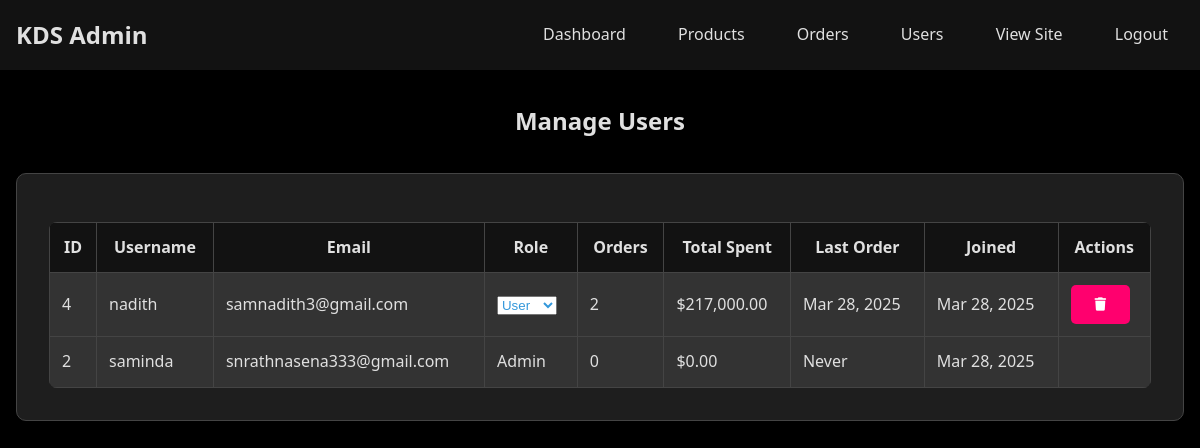
Screenshot of /admin/users.php (signed in) with the database file from the repository.
### tables this page shows
CREATE TABLE IF NOT EXISTS `users` (
  `id` int(11) NOT NULL,
  `username` varchar(50) NOT NULL,
  `password` varchar(255) NOT NULL,
  `email` varchar(100) NOT NULL,
  `role` enum('user','admin') DEFAULT 'user',
  `created_at` timestamp NOT NULL DEFAULT CURRENT_TIMESTAMP
);

### admin/users.php (the view, shortened to what this page needs)
<?php
require_once '../config.php';
$users = $conn->query("
    SELECT u.*,
           COUNT(DISTINCT o.id) as order_count,
           COALESCE(SUM(o.total_amount), 0) as total_spent,
           MAX(o.created_at) as last_order_date
    FROM users u
    LEFT JOIN orders o ON u.id = o.user_id
    GROUP BY u.id
    ORDER BY u.created_at DESC
")->fetchAll(PDO::FETCH_ASSOC);
?>
<!DOCTYPE html>
<html lang="en">
<head>
    <link rel="stylesheet" href="../css/style.css">
    <link rel="stylesheet" href="https://cdnjs.cloudflare.com/ajax/libs/font-awesome/6.0.0/css/all.min.css">
</head>
<body>
    <header>
        <nav>
            <div class="logo">
                <h1>KDS Admin</h1>
            </div>
            <div class="nav-links">
                <a href="index.php">Dashboard</a>
                <a href="products.php">Products</a>
                <a href="orders.php">Orders</a>
                <a href="users.php">Users</a>
                <a href="../">View Site</a>
                <a href="../logout.php">Logout</a>
            </div>
        </nav>
    </header>
    <main class="admin-container">
        <h2>Manage Users</h2>
        <div class="admin-card">
            <table class="admin-table">
                <thead>
                    <tr>
                        <th>ID</th>
                        <th>Username</th>
                        <th>Email</th>
                        <th>Role</th>
                        <th>Orders</th>
                        <th>Total Spent</th>
                        <th>Last Order</th>
                        <th>Joined</th>
                        <th>Actions</th>
                    </tr>
                </thead>
                <tbody>
                    <?php foreach ($users as $user): ?>
                        <tr>
                            <td><?php echo $user['id']; ?></td>
                            <td><?php echo htmlspecialchars($user['username']); ?></td>
                            <td><?php echo htmlspecialchars($user['email']); ?></td>
                            <td>
                                <?php if ($user['id'] != $_SESSION['user_id']): ?>
                                    <form method="POST" style="display: inline;">
                                        <select name="role" onchange="this.form.submit()"
                                                class="role-<?php echo $user['role']; ?>">
                                            <option value="user" <?php echo $user['role'] === 'user' ? 'selected' : ''; ?>>
                                                User
                                            </option>
                                        </select>
                                    </form>
                                <?php else: ?>
                                    <?php echo ucfirst($user['role']); ?>
                                <?php endif; ?>
                            </td>
                            <td><?php echo $user['order_count']; ?></td>
                            <td>$<?php echo number_format($user['total_spent'], 2); ?></td>
                            <td>
                                <?php
                                echo $user['last_order_date']
                                    ? date('M d, Y', strtotime($user['last_order_date']))
                                    : 'Never';
                                ?>
                            </td>
                            <td><?php echo date('M d, Y', strtotime($user['created_at'])); ?></td>
                            <td>
                                <?php if ($user['id'] != $_SESSION['user_id']): ?>
                                    <form method="POST" style="display: inline;">
                                        <button type="submit" class="btn btn-danger"
                                                onclick="return confirm('Are you sure you want to delete this user?')">
                                            <i class="fas fa-trash"></i>
                                        </button>
                                    </form>
                                <?php endif; ?>
                            </td>
                        </tr>
                    <?php endforeach; ?>
                </tbody>
            </table>
        </div>
    </main>
</body>
</html>

### css/style.css (style rules this page uses)
:root { --primary-color: #121212; --secondary-color: #3a86ff; --accent-color: #ff006e; --text-color: #e0e0e0; --dark-gray: #1e1e1e; --medium-gray: #333333; --light-gray: #444444; --hover-color: #2a2a2a; }
* { margin: 0; padding: 0; box-sizing: border-box; }
body { font-family: 'Segoe UI', Tahoma, Geneva, Verdana, sans-serif; line-height: 1.6; color: var(--text-color); background-color: black; }
header { background-color: var(--primary-color); padding: 1rem 0; position: sticky; top: 0; z-index: 100; box-shadow: 0 4px 6px rgba(0, 0, 0, 0.5); }
nav { max-width: 1200px; margin: 0 auto; display: flex; justify-content: space-between; align-items: center; padding: 0 1rem; }
.logo h1 { color: var(--text-color); font-size: 1.5rem; }
.nav-links a { color: var(--text-color); text-decoration: none; padding: 0.5rem 1rem; margin-left: 1rem; transition: color 0.3s; border-radius: 4px; }
h2 { text-align: center; margin-bottom: 2rem; color: var(--text-color); }
.admin-container { max-width: 1200px; margin: 2rem auto; padding: 0 1rem; }
.admin-card { background: var(--dark-gray); border-radius: 10px; box-shadow: 0 4px 8px rgba(0, 0, 0, 0.3); padding: 2rem; border: 1px solid var(--light-gray); margin-bottom: 2rem; transition: transform 0.3s, box-shadow 0.3s; }
.admin-table { width: 100%; border-collapse: collapse; margin-top: 1rem; background-color: var(--medium-gray); border-radius: 8px; overflow: hidden; }
.admin-table th, .admin-table td { padding: 0.75rem; border: 1px solid var(--light-gray); }
.admin-table th { background-color: var(--primary-color); color: var(--text-color); }
.btn { display: inline-block; padding: 0.75rem 1.5rem; border: none; border-radius: 5px; cursor: pointer; text-decoration: none; transition: all 0.3s; }
.btn-danger { background-color: var(--accent-color); color: white; }

### admin/users.php (style rules this page uses)
.role-user { color: #3498db; }

### rows the page displays
users: id "4", username "nadith", email "samnadith3@gmail.com", role "User", order_count "2", total_spent "217,000.00", last_order_date "Mar 28, 2025", created_at "Mar 28, 2025"
users: id "2", username "saminda", email "snrathnasena333@gmail.com", role "Admin", order_count "0", total_spent "0.00", shows "Never", created_at "Mar 28, 2025"
